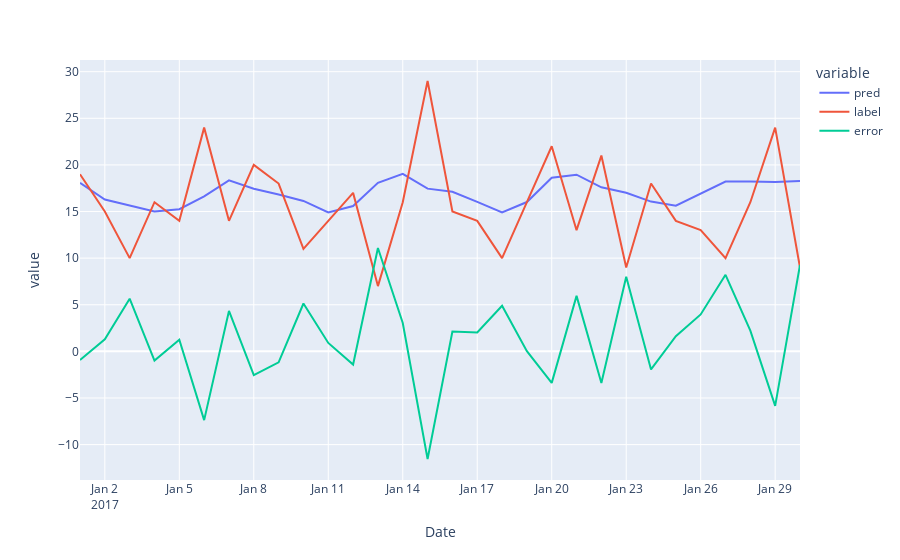

The notebook cell saved with this chart:
### Code cell
plot_df ={'Date': dates,
          'pred': output[-pred_horizon:],
          'label': label_test[-pred_horizon:],
          'error': output[-pred_horizon:]-label_test[-pred_horizon:]}

fig = px.line(plot_df, x='Date', y=['pred','label','error'])
fig.show()

### Figure 1 — Plotly figure (JSON) as saved in the notebook; plotly's stock layout.template omitted (floating-point values rounded to 4 significant figures)
{"data": [{"hovertemplate": "variable=pred<br>Date=%{x}<br>value=%{y}<extra></extra>", "legendgroup": "pred", "line": {"color": "#636efa", "dash": "solid"}, "mode": "lines", "name": "pred", "orientation": "v", "showlegend": true, "type": "scatter", "x": ["2017-01-01T00:00:00", "2017-01-02T00:00:00", "2017-01-03T00:00:00", "2017-01-04T00:00:00", "2017-01-05T00:00:00", "2017-01-06T00:00:00", "2017-01-07T00:00:00", "2017-01-08T00:00:00", "2017-01-09T00:00:00", "2017-01-10T00:00:00", "2017-01-11T00:00:00", "2017-01-12T00:00:00", "2017-01-13T00:00:00", "2017-01-14T00:00:00", "2017-01-15T00:00:00", "2017-01-16T00:00:00", "2017-01-17T00:00:00", "2017-01-18T00:00:00", "2017-01-19T00:00:00", "2017-01-20T00:00:00", "2017-01-21T00:00:00", "2017-01-22T00:00:00", "2017-01-23T00:00:00", "2017-01-24T00:00:00", "2017-01-25T00:00:00", "2017-01-26T00:00:00", "2017-01-27T00:00:00", "2017-01-28T00:00:00", "2017-01-29T00:00:00", "2017-01-30T00:00:00"], "xaxis": "x", "y": [18.07, 16.29, 15.65, 15.01, 15.24, 16.62, 18.34, 17.44, 16.82, 16.14, 14.9, 15.58, 18.08, 19.05, 17.46, 17.13, 16.03, 14.89, 16.02, 18.62, 18.95, 17.6, 17.0, 16.06, 15.62, 16.96, 18.21, 18.23, 18.16, 18.27], "yaxis": "y"}, {"hovertemplate": "variable=label<br>Date=%{x}<br>value=%{y}<extra></extra>", "legendgroup": "label", "line": {"color": "#EF553B", "dash": "solid"}, "mode": "lines", "name": "label", "orientation": "v", "showlegend": true, "type": "scatter", "x": ["2017-01-01T00:00:00", "2017-01-02T00:00:00", "2017-01-03T00:00:00", "2017-01-04T00:00:00", "2017-01-05T00:00:00", "2017-01-06T00:00:00", "2017-01-07T00:00:00", "2017-01-08T00:00:00", "2017-01-09T00:00:00", "2017-01-10T00:00:00", "2017-01-11T00:00:00", "2017-01-12T00:00:00", "2017-01-13T00:00:00", "2017-01-14T00:00:00", "2017-01-15T00:00:00", "2017-01-16T00:00:00", "2017-01-17T00:00:00", "2017-01-18T00:00:00", "2017-01-19T00:00:00", "2017-01-20T00:00:00", "2017-01-21T00:00:00", "2017-01-22T00:00:00", "2017-01-23T00:00:00", "2017-01-24T00:00:00", "2017-01-25T00:00:00", "2017-01-26T00:00:00", "2017-01-27T00:00:00", "2017-01-28T00:00:00", "2017-01-29T00:00:00", "2017-01-30T00:00:00"], "xaxis": "x", "y": [19, 15, 10, 16, 14, 24.0, 14, 20, 18, 11, 14, 17, 7.0, 16, 29.0, 15, 14, 10, 16, 22, 13, 21, 9.0, 18, 14, 13, 10, 16, 24.0, 9.0], "yaxis": "y"}, {"hovertemplate": "variable=error<br>Date=%{x}<br>value=%{y}<extra></extra>", "legendgroup": "error", "line": {"color": "#00cc96", "dash": "solid"}, "mode": "lines", "name": "error", "orientation": "v", "showlegend": true, "type": "scatter", "x": ["2017-01-01T00:00:00", "2017-01-02T00:00:00", "2017-01-03T00:00:00", "2017-01-04T00:00:00", "2017-01-05T00:00:00", "2017-01-06T00:00:00", "2017-01-07T00:00:00", "2017-01-08T00:00:00", "2017-01-09T00:00:00", "2017-01-10T00:00:00", "2017-01-11T00:00:00", "2017-01-12T00:00:00", "2017-01-13T00:00:00", "2017-01-14T00:00:00", "2017-01-15T00:00:00", "2017-01-16T00:00:00", "2017-01-17T00:00:00", "2017-01-18T00:00:00", "2017-01-19T00:00:00", "2017-01-20T00:00:00", "2017-01-21T00:00:00", "2017-01-22T00:00:00", "2017-01-23T00:00:00", "2017-01-24T00:00:00", "2017-01-25T00:00:00", "2017-01-26T00:00:00", "2017-01-27T00:00:00", "2017-01-28T00:00:00", "2017-01-29T00:00:00", "2017-01-30T00:00:00"], "xaxis": "x", "y": [-0.9285, 1.294, 5.646, -0.9855, 1.242, -7.377, 4.339, -2.557, -1.183, 5.136, 0.9022, -1.416, 11.08, 3.048, -11.54, 2.126, 2.035, 4.893, 0.0189, -3.379, 5.953, -3.403, 8.005, -1.937, 1.623, 3.959, 8.21, 2.23, -5.841, 9.268], "yaxis": "y"}], "layout": {"legend": {"title": {"text": "variable"}, "tracegroupgap": 0}, "margin": {"t": 60}, "xaxis": {"anchor": "y", "domain": [0, 1], "title": {"text": "Date"}}, "yaxis": {"anchor": "x", "domain": [0, 1], "title": {"text": "value"}}}}
